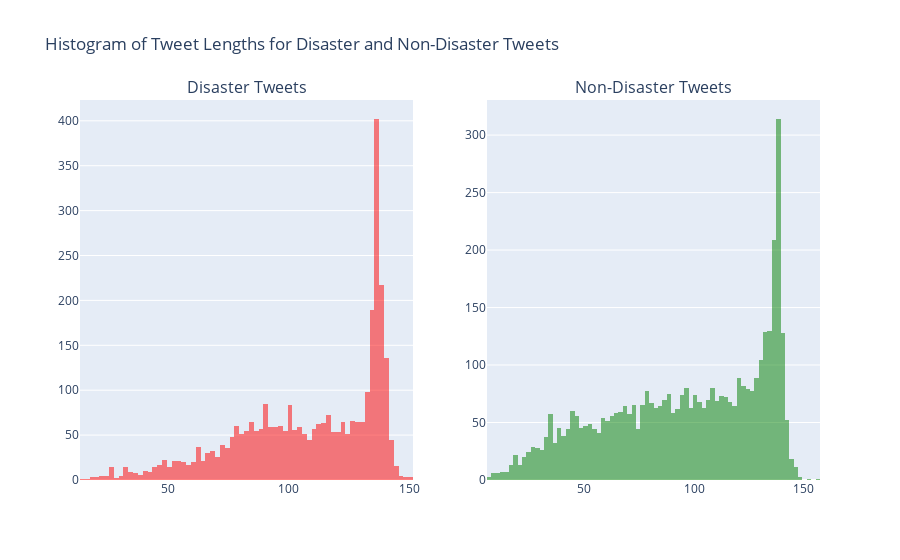

Notebook source saved alongside this figure:
### Markdown cell above
🔆 Il y'a plus de tweets non désastreuses que de tweets désastreuses

🔆 Non désastres: `class 0 au total 4342 soit 57%`

🔆 Désastres: `class 1 au total 3271 soit 43%`

### Code cell
plot_tweet_length_histogram(raw=True)

### Figure 1 — Plotly figure (JSON) as saved in the notebook; plotly's stock layout.template omitted (floating-point values rounded to 4 significant figures; data arrays with more than 128 entries replaced by an {"elided": "..."} marker saying what was removed)
{"data": [{"alignmentgroup": "True", "bingroup": "x", "hovertemplate": "Tweet Length=%{x}<br>count=%{y}<extra></extra>", "legendgroup": "", "marker": {"color": "red", "opacity": 0.5, "pattern": {"shape": ""}}, "name": "", "offsetgroup": "", "orientation": "v", "showlegend": false, "type": "histogram", "x": {"elided": "3271 int values"}, "xaxis": "x", "yaxis": "y"}, {"alignmentgroup": "True", "bingroup": "x", "hovertemplate": "Tweet Length=%{x}<br>count=%{y}<extra></extra>", "legendgroup": "", "marker": {"color": "green", "opacity": 0.5, "pattern": {"shape": ""}}, "name": "", "offsetgroup": "", "orientation": "v", "showlegend": false, "type": "histogram", "x": {"elided": "4342 int values"}, "xaxis": "x2", "yaxis": "y2"}], "layout": {"annotations": [{"font": {"size": 16}, "showarrow": false, "text": "Disaster Tweets", "x": 0.225, "xanchor": "center", "xref": "paper", "y": 1, "yanchor": "bottom", "yref": "paper"}, {"font": {"size": 16}, "showarrow": false, "text": "Non-Disaster Tweets", "x": 0.775, "xanchor": "center", "xref": "paper", "y": 1, "yanchor": "bottom", "yref": "paper"}], "title": {"text": "Histogram of Tweet Lengths for Disaster and Non-Disaster Tweets"}, "xaxis": {"anchor": "y", "domain": [0, 0.45]}, "xaxis2": {"anchor": "y2", "domain": [0.55, 1]}, "yaxis": {"anchor": "x", "domain": [0, 1]}, "yaxis2": {"anchor": "x2", "domain": [0, 1]}}}
